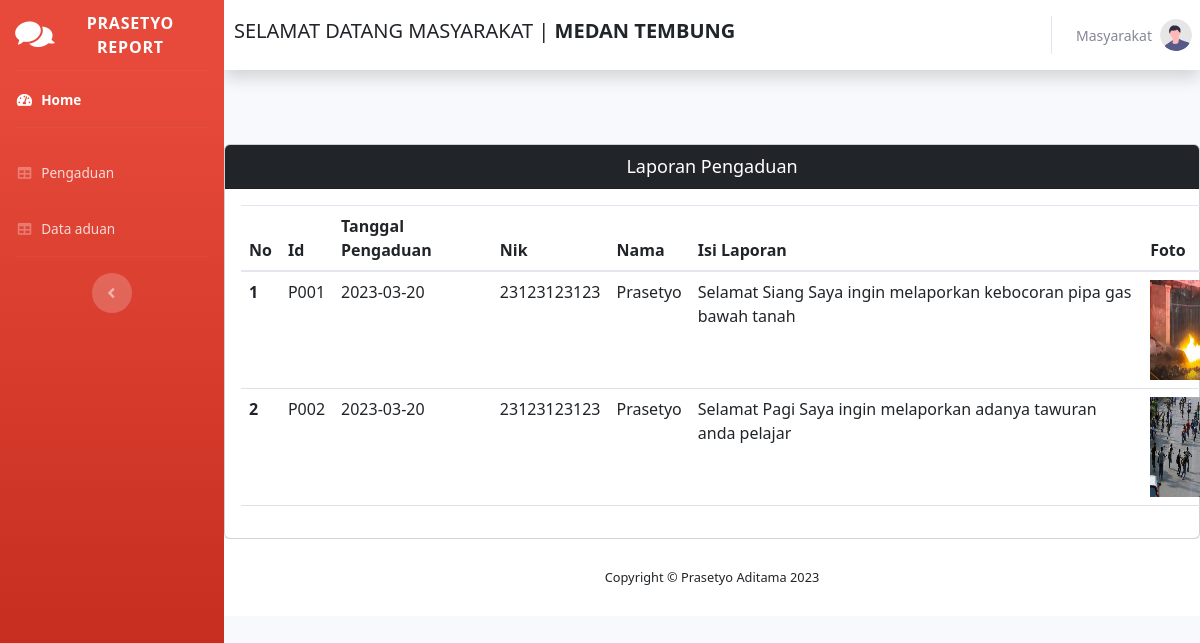
The app's page /tampiluser.php (signed in) with its own data.
### tables this page shows
CREATE TABLE `pengaduan` (
  `id_pengaduan` varchar(11) NOT NULL,
  `tgl_pengaduan` date NOT NULL,
  `nik` char(16) NOT NULL,
  `nama` varchar(255) NOT NULL,
  `isi_laporan` text NOT NULL,
  `foto` varchar(255) NOT NULL,
  `status` enum('0','proses','selesai') NOT NULL
);

### koneksi.php (called while the page is built, shortened)
<?php
class prasetyo{
	var $host = "localhost";
    var $user = "root";
    var $pass = "";
    var $dbname = "pengaduan_masyarakat";
	var $koneksi ="";
	function __construct(){
		$this->koneksi=mysqli_connect($this->host,$this->user,$this->pass,$this->dbname);
	}
	function tampilDatanik($nik){
		$query=mysqli_query($this->koneksi,"SELECT * FROM pengaduan WHERE Nik='$nik' ");
		while($row=mysqli_fetch_array($query))
			$data[]=$row;
		return $data;
	}
}
?>

### tampiluser.php (the view, shortened to what this page needs)
<!DOCTYPE html>
<html lang="en">
<head>
    <link href="vendor/fontawesome-free/css/all.min.css" rel="stylesheet" type="text/css">
    <link href="css/sb-admin-2.min.css" rel="stylesheet">
</head>
<body id="page-top">
    <div id="wrapper">
        <ul class="navbar-nav bg-gradient-danger sidebar sidebar-dark accordion" id="accordionSidebar">
            <a class="sidebar-brand d-flex align-items-center justify-content-center" href="#">
                <div class="sidebar-brand-icon rotate-n-15">
                <i class="fas fa-comments"></i>
                </div>
                <div class="sidebar-brand-text mx-2">Prasetyo Report</div>
            </a>
            <hr class="sidebar-divider my-0">
            <li class="nav-item active">
                <a class="nav-link" href="dashboarduser.php">
                    <i class="fas fa-fw fa-tachometer-alt"></i>
                    <span>Home</span></a>
            </li>
            <hr class="sidebar-divider">
            <li class="nav-item">
                <a class="nav-link" href="inputpengaduan.php">
                    <i class="fas fa-fw fa-table"></i>
                    <span>Pengaduan</span></a>
            </li>
            <li class="nav-item">
                <a class="nav-link" href="tampiluser.php">
                    <i class="fas fa-fw fa-table"></i>
                    <span>Data aduan</span></a>
            </li>
            <hr class="sidebar-divider d-none d-md-block">
            <div class="text-center d-none d-md-inline">
                <button class="rounded-circle border-0" id="sidebarToggle"></button>
            </div>
        </ul>
        <div id="content-wrapper" class="d-flex flex-column">
            <div id="content">
                <nav class="navbar navbar-expand navbar-light bg-white topbar mb-4 static-top shadow">
                    <h5>&ensp;SELAMAT DATANG MASYARAKAT </b>| <b>MEDAN TEMBUNG</b></h5>
                    <ul class="navbar-nav ml-auto">
                        <li class="nav-item dropdown no-arrow">
                            <a class="nav-link dropdown-toggle" href="#" id="userDropdown" role="button" data-toggle="dropdown" aria-haspopup="true" aria-expanded="false">
                                <span class="mr-2 d-none d-lg-inline text-gray-600 small">Masyarakat</span>
                                <img class="img-profile rounded-circle" src="img/undraw_profile.svg">
                            </a>
                        </li>
                    </ul>
                </nav>
                <div class="row">
                    <!doctype html>
                    <html lang="en">
                    <head>
                        <link href="https://cdn.jsdelivr.net/npm/bootstrap@5.2.1/dist/css/bootstrap.min.css" rel="stylesheet">
                    </head>
                    <body>
                        <div class="mx-auto">
                            <div class="card">
                                <div class="card-header text-white bg-dark">
                                    Laporan Pengaduan
                                </div>
                                <div class="card-body">
                                    <table class="table">
                                        <thead>
                                            <tr>
                                                <th scope="col">No</th>
                                                <th scope="col">Id</th>
                                                <th scope="col">Tanggal Pengaduan</th>
                                                <th scope="col">Nik</th>
                                                <th scope="col">Nama</th>
                                                <th scope="col">Isi Laporan</th>
                                                <th scope="col">Foto</th>
                                            </tr>
                                        <tbody>
                                            <?php
                                            include 'koneksi.php';
                                            $db = new prasetyo();
                                            $db->connectMySQL();
                                            $arrayData = $db->tampilDatanik($_SESSION["nik"]);
                                            $i = 1;
                                            foreach ($arrayData as $data) {
                                                $id      = $data['id_pengaduan'];
                                                $tgl     = $data['tgl_pengaduan'];
                                                $nik   = $data['nik'];
                                                $nama  = $data['nama'];
                                                $isi   = $data['isi_laporan'];
                                            ?>
                                                <tr>
                                                    <th scope="data"><?php echo $i++ ?></th>
                                                    <td scope="row"><?php echo $id ?></td>
                                                    <td scope="row"><?php echo $tgl ?></td>
                                                    <td scope="row"><?php echo $nik ?></td>
                                                    <td scope="row"><?php echo $nama ?></td>
                                                    <td scope="row"><?php echo $isi ?></td>
                                                    <td align="center"><img src="gambar/<?php echo $data['foto']; ?>" width="100" height="100"></td>
                                                </tr>
                                            <?php
                                            }
                                            ?>
                                        </tbody>
                                        </thead>
                                    </table>
                                </div>
                            </div>
                        </div>
                    </body>
                    </html>
                    <footer class="sticky-footer bg-white">
                        <div class="container my-auto">
                            <div class="copyright text-center my-auto">
                                <span>Copyright &copy; Prasetyo Aditama 2023</span>
                            </div>
                        </div>
                    </footer>
                </div>
            </div>
</body>
</html>

### tampiluser.php (style rules this page uses)
body { background-repeat: no-repeat; background-attachment: fixed; background-size: 100% 100%; }
.table { width: 1100px; }
.mx-auto { width: 1200px }
.card { margin-top: 50px }
.card-header { text-align: center; font-size: large; }

### records on screen
pengaduan: id_pengaduan "P001", tgl_pengaduan "2023-03-20", nik "23123123123", nama "Prasetyo", isi_laporan "Selamat Siang Saya ingin melaporkan kebocoran pipa gas bawah tanah", foto (picture)
pengaduan: id_pengaduan "P002", tgl_pengaduan "2023-03-20", nik "23123123123", nama "Prasetyo", isi_laporan "Selamat Pagi Saya ingin melaporkan adanya tawuran anda pelajar", foto (picture)
